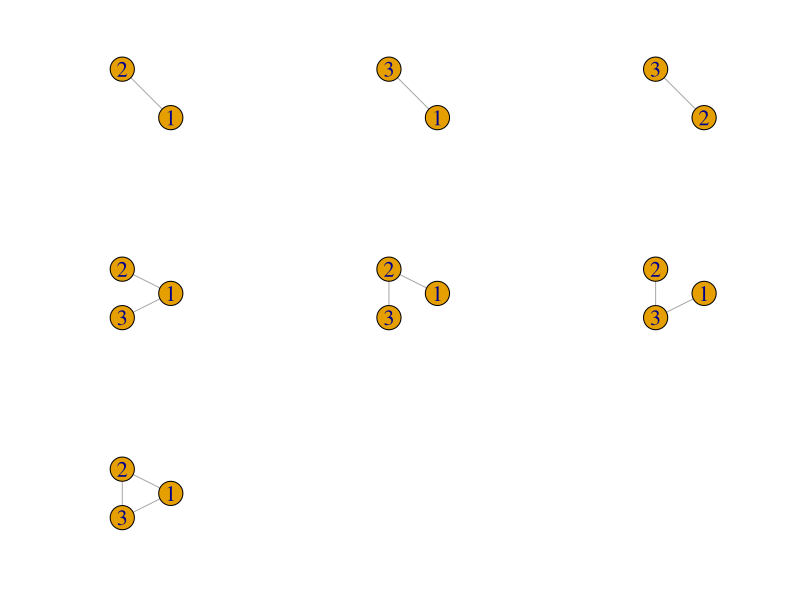

R code for this plot:
library(igraph)

#Faster than original attempt, but still not great :/

edge_samp <- function(x,n){y=x
combn(nrow(x),n,FUN=function(x) y[x,],simplify=FALSE)}
      
flattenlist <- function(x){  
morelists <- sapply(x, function(xprime) class(xprime)[1]=="list")
out <- c(x[!morelists], unlist(x[morelists], recursive=FALSE))
if(sum(morelists)){ 
Recall(out)
}else{
return(out)
}
}

directednoloops <- function(x){
  
  complete_g <- rbind(
    combn(x = x, m = 2) %>% t,
    combn(x = x, m = 2) %>% t %>% rev %>% matrix(ncol=2)
  )
  
  g_list_directednoloop <- apply(matrix(1:nrow(complete_g)), 1, function(x){edge_samp(complete_g, x)}) %>% flattenlist
  
  g_list_directednoloop[1:(x*(x-1))] <- lapply(g_list_directednoloop[1:(x*(x-1))], FUN = function(x){matrix(x, ncol=2)})
  
  g_list_directednoloop <- g_list_directednoloop %>% lapply(graph_from_data_frame)
  
  return(g_list_directednoloop)
  
}

directedloop <- function(x){
  
  complete_g <- rbind(
    combn(x = x, m = 2) %>% t,
    combn(x = x, m = 2) %>% t %>% rev %>% matrix(ncol=2),
    rep(x = c(1:x), each=2) %>% matrix(ncol=2, byrow = T)
  )
  
  g_list_directedloop <- apply(matrix(1:nrow(complete_g)), 1, function(x){edge_samp(complete_g, x)}) %>% flattenlist
  
  g_list_directedloop[1:(x^2)] <- lapply(g_list_directedloop[1:(x^2)], FUN = function(x){matrix(x, ncol=2)})
  
  g_list_directedloop <- g_list_directedloop %>% lapply(graph_from_data_frame)
  
  return(g_list_directedloop)
  
}

undirected <- function(x){
  
  complete_g <- combn(x = x, m = 2) %>% t 
  
  g_list_undirected <- apply(matrix(1:nrow(complete_g)), 1, function(x){edge_samp(complete_g, x)}) %>% flattenlist
  
  g_list_undirected[1:((x*(x-1))/2)] <- lapply(g_list_undirected[1:((x*(x-1))/2)], FUN = function(x){matrix(x, ncol=2)})
  
  g_list_undirected <- g_list_undirected %>% lapply(function(x)graph_from_data_frame(x, directed = F))
  
  return(g_list_undirected)
  
}


all_graphs <- function(x){
  
  list(
    undirected(x),
    directedloop(x),
    directednoloops(x)
  )
  
}
                                                    
par(mfrow=c(3,3));lapply(undirected(3),function(x){plot(x,layout=layout_in_circle,vertex.size=100, vertex.label.cex=2)})

# par(mfrow=c(1,4))

# do.call(rbind,undirected(3) %>% lapply(function(x){centralization.betweenness(x)$centralization})) %>% hist

# do.call(rbind,undirected(4) %>% lapply(function(x){centralization.betweenness(x)$centralization})) %>% hist

# do.call(rbind,undirected(5) %>% lapply(function(x){centralization.betweenness(x)$centralization})) %>% hist

# do.call(rbind,undirected(6) %>% lapply(function(x){centralization.betweenness(x)$centralization})) %>% hist

# function(x){
#   c(
#     (2^(x^2))-1,
#     (2^(x*(x-1)))-1,
#     (2^((x*(x-1))/2))-1
#   )
# }
